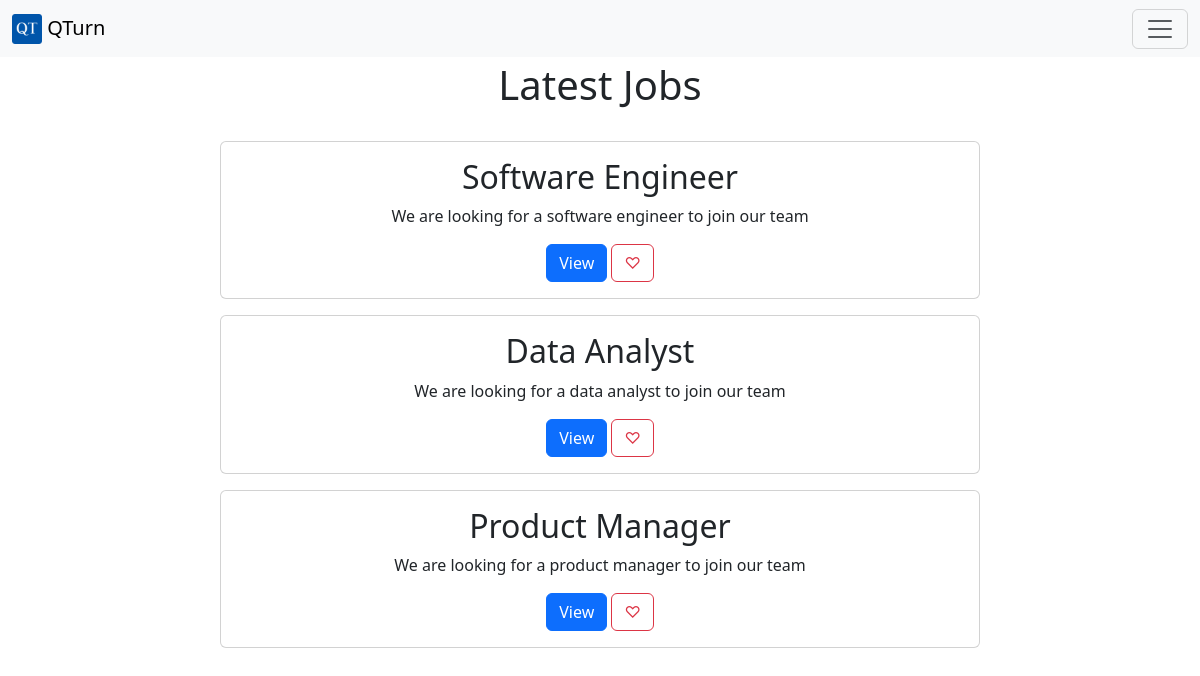
The page / on the database its author committed.
### tables this page shows
CREATE TABLE jobs (
  id INTEGER PRIMARY KEY AUTOINCREMENT,
  title TEXT NOT NULL,
  description TEXT NOT NULL,
  company TEXT NOT NULL,
  image TEXT NOT NULL default 'https://placehold.co/600x400.png',
  tags TEXT NOT NULL,
  url TEXT NOT NULL,
  created_at TEXT DEFAULT (datetime('now','localtime')),
  updated_at TEXT DEFAULT (datetime('now','localtime')),  
  creator_id INTEGER NOT NULL,
  FOREIGN KEY(creator_id) REFERENCES users(id)
);

### app.py (the view)
@app.route("/", methods=["GET"])
def index():
    try:
        rows = db.execute("SELECT * FROM jobs ORDER BY created_at DESC LIMIT 50")
        favorite_jobs = []
        if session.get("user_id"):
            favorites_rows = db.execute(
                "SELECT job_id FROM favorites WHERE user_id = ?", session.get("user_id")
            )
            favorite_jobs = [row["job_id"] for row in favorites_rows]
        for row in rows:
            row["is_favorite"] = row["id"] in favorite_jobs
        return render_template("index.html", jobs=rows)
    except (TemplateNotFound, RuntimeError, ValueError) as e:
        print(f"An error occurred: {e}")
        return render_error_message("Something went wrong", code=500)

### app.py (called while the page is built)
@app.after_request
def after_request(response):
    response.headers["Cache-Control"] = "no-cache, no-store, must-revalidate"
    response.headers["Expires"] = 0
    response.headers["Pragma"] = "no-cache"
    return response

### templates/index.html (shortened to what this page needs)
{% extends "layout.html" %}
{% block header %}
<h1>{% block title %}Latest Jobs{% endblock %}</h1>
{% endblock %}
{% block content %}
  <div class="container text-center">
    <div class="row">
      {% for job in jobs %}
          <div class="card col-11 col-md-8 col-lg-8 col-xl-8 col-xxl-8 mx-auto mb-3">
            <div class="card-body">
              <h2 class="card-title">{{ job.title }}</h2>
              <p class="card-text">{{ job.description }}</p>
              <a href="/jobs/{{ job.id }}" class="btn btn-primary">View</a>
              {% if job.is_favorite %}
                <button class="like-button btn btn-danger" data-is-favorite="true" data-job-id="{{ job.id }}">♥</button>
              {% else %}
                <button class="like-button btn btn-outline-danger" data-is-favorite="false" data-job-id="{{ job.id }}">♡</button>
              {% endif %}
            </div>
          </div>
      {% endfor %}
    </div>
  </div>
{% endblock %}

### templates/layout.html (shortened to what this page needs)
<!DOCTYPE html>
<html lang="en">
<head>
  <link href="https://cdn.jsdelivr.net/npm/bootstrap@5.3.2/dist/css/bootstrap.min.css" rel="stylesheet">
  <link rel="stylesheet" href="/static/styles.css" />
</head>
<body>
  <nav class="navbar navbar-light bg-light">
    <div class="container-fluid">
      <a class="navbar-brand" href="/">
        <img src="/static/logo.png" alt="QTurn" width="30" height="30" class="d-inline-block align-text-top">
        QTurn
      </a>
      <button class="navbar-toggler" type="button" data-bs-toggle="collapse" data-bs-target="#navbarNavAltMarkup"
        aria-controls="navbarNavAltMarkup" aria-expanded="false" aria-label="Toggle navigation">
        <span class="navbar-toggler-icon"></span>
      </button>
    </div>
  </nav>
  <section class="content">
    <header class="container text-center mt-1 mb-4">
      {% block header %}{% endblock %}
    </header>
    {% block content %}
    {% endblock %}
  </section>
</body>
</html>

### static/styles.css (style rules this page uses)
* { margin: 0; padding: 0; box-sizing: border-box; }
html, body { height: 100%; }
.content { min-height: calc(100vh - 60px); width: 100%; display: flex; flex-direction: column; }

### rows shown on the page
jobs: title "Software Engineer", description "We are looking for a software engineer to join our team"
jobs: title "Data Analyst", description "We are looking for a data analyst to join our team"
jobs: title "Product Manager", description "We are looking for a product manager to join our team"
